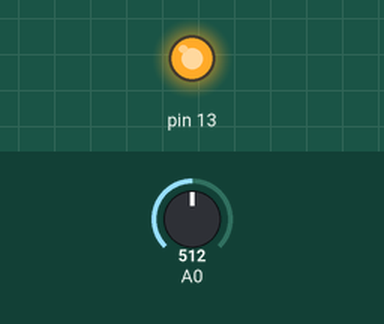
This sketch was run on a simulated Arduino Uno, built with avr-gcc and run on an emulated ATmega328P. Parts: output pins drawn as LEDs (lit = HIGH). The test bench sets the inputs (shaded band); at power-on: A0 = 512.

Above: at 2.8 s.
2.9 s: A0 set to 215
5.6 s: A0 set to 185
At 7.2 s:
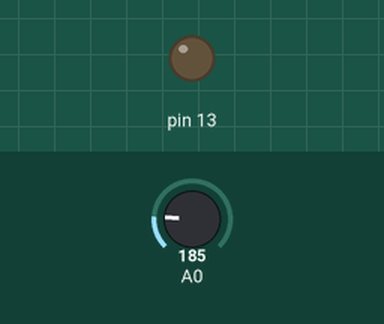
8.3 s: A0 set to 210
At 9.5 s:
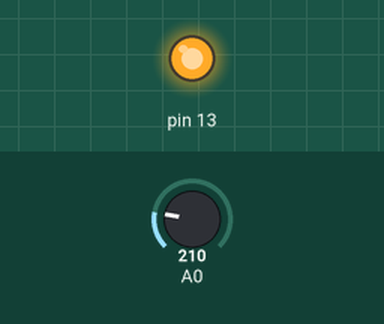
11.0 s: A0 set to 190
At 12.2 s:
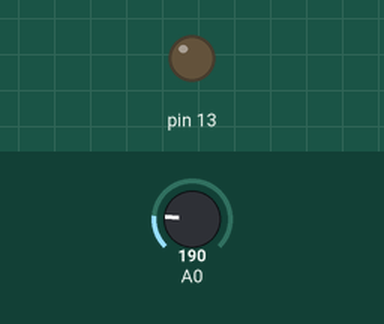
Timing chart, 0 to 14.0 s (numbered marks = the images above; inputs shaded):
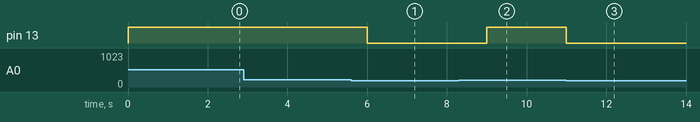

The sketch:

Clap_Switch.ino
```cpp
//                                              Clap Switch
int mic = 0;
void setup() {
pinMode(A0, INPUT);
pinMode(13, OUTPUT);
digitalWrite(13, LOW);
}
void loop() {
mic = analogRead(A0);
if (mic > 200) {
digitalWrite(13, HIGH);
delay(1000);
}
if (mic < 200) {
digitalWrite(13, LOW);
}
delay(1000);
}
```

Measured:
- the behaviour switches between 200 and 199 on A0 (found by bisection; images 0 and 1)
- after the input at 2.9 s, every drawn part: stays the same
- after the input at 5.6 s, pin 13: HIGH → LOW after 0.40 s
- after the input at 8.3 s, pin 13: LOW → HIGH after 0.70 s
- after the input at 11.0 s, pin 13: HIGH → LOW at once
